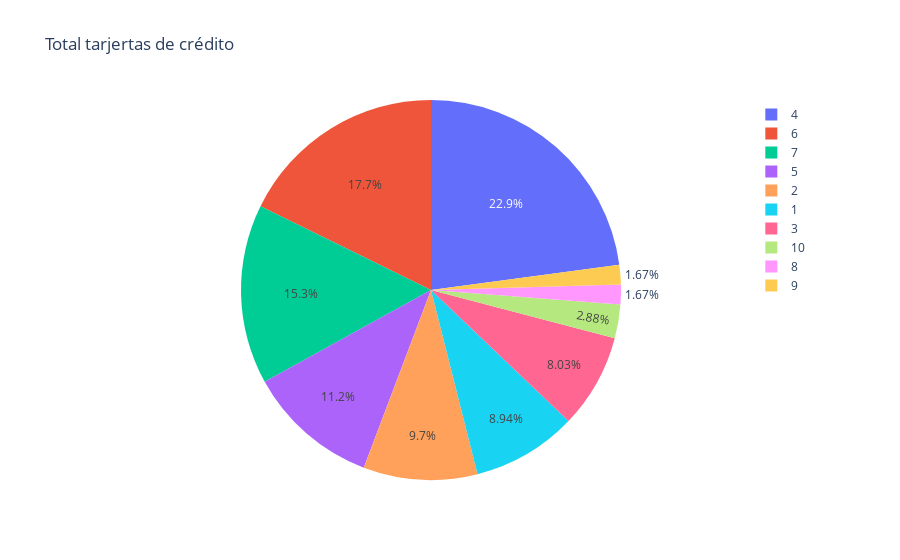

Notebook cell for this chart:
### Code cell
fig = px.pie(data1, values = "Total", names = "Total_Credit_Cards", title = "Total tarjertas de crédito")
fig.show()

### Figure 1 — Plotly figure (JSON) as saved in the notebook; plotly's stock layout.template omitted (floating-point values rounded to 4 significant figures)
{"data": [{"domain": {"x": [0, 1], "y": [0, 1]}, "hovertemplate": "Total_Credit_Cards=%{label}<br>Total=%{value}<extra></extra>", "labels": [1, 2, 3, 4, 5, 6, 7, 8, 9, 10], "legendgroup": "", "name": "", "showlegend": true, "type": "pie", "values": [59, 64, 53, 151, 74, 117, 101, 11, 11, 19]}], "layout": {"legend": {"tracegroupgap": 0}, "title": {"text": "Total tarjertas de crédito"}}}
